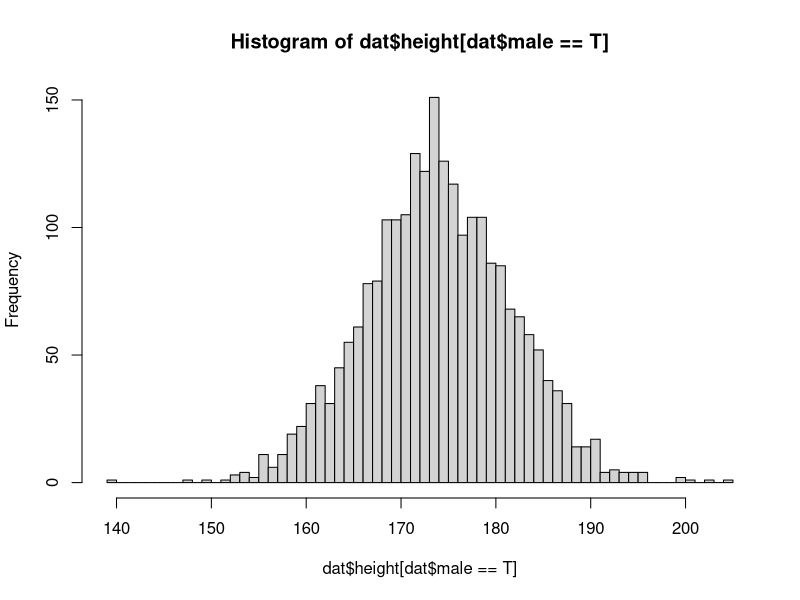
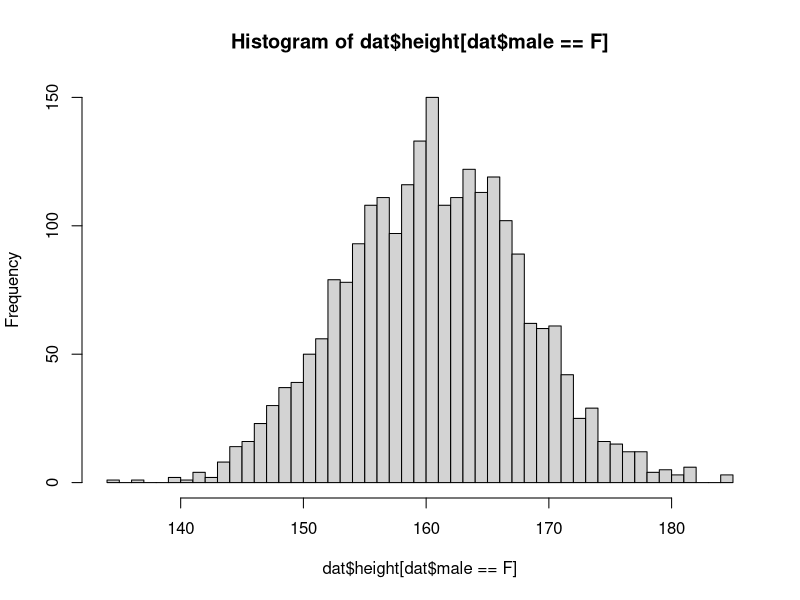
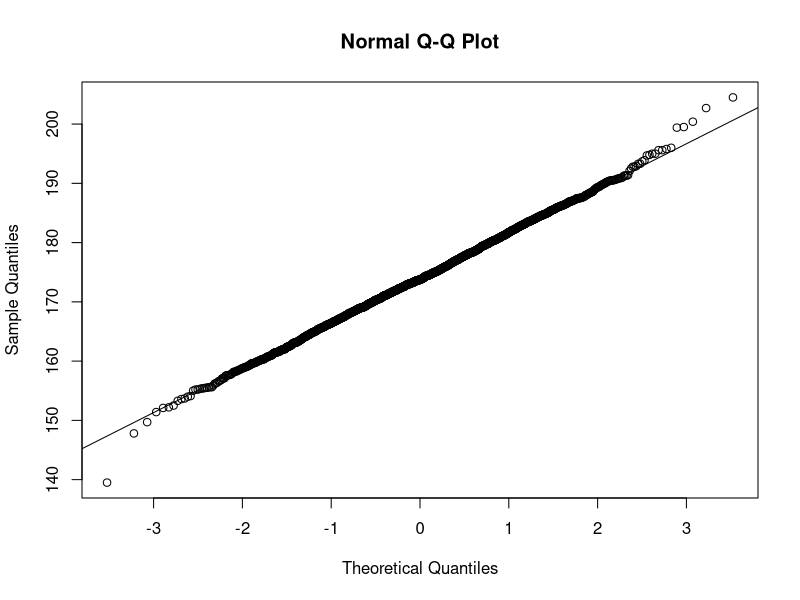
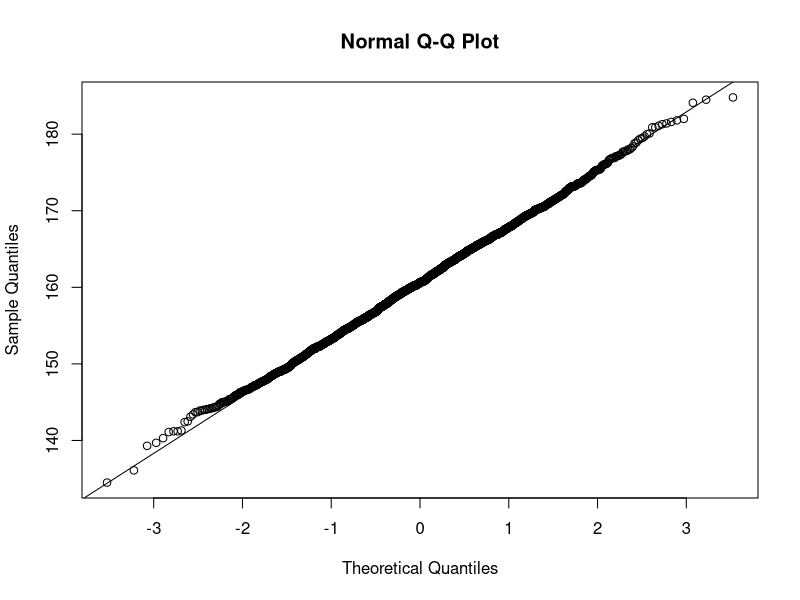

The R script that drew these images, in order:
## ---- chunk 1
dat <- read.csv("NHANES1.csv")

# make factors
integer_info <- sapply(dat, is.integer)
dat[integer_info] <- lapply(dat[integer_info], as.factor)

## ---- chunk 2
hist(dat$height[dat$male==T],breaks=50)
hist(dat$height[dat$male==F],breaks=50)

# diagonal line , all points should lie on that line
qqnorm(dat$height[dat$male==T])
qqline(dat$height[dat$male==T])
qqnorm(dat$height[dat$male==F])
qqline(dat$height[dat$male==F])

## ---- chunk 3
low <- mean(dat$height[dat$male],na.rm=T) - qnorm(0.975)*sqrt(64/(length(dat$height[dat$male])-sum(is.na(dat$height[dat$male]))))
up<- mean(dat$height[dat$male],na.rm=T) + qnorm(0.975)*sqrt(64/(length(dat$height[dat$male])-sum(is.na(dat$height[dat$male]))))
c(low,up)

## ---- chunk 4
low <- mean(dat$height[!dat$male],na.rm=T) - qnorm(0.95)*sqrt(64/(length(dat$height[!dat$male])-sum(is.na(dat$height[!dat$male]))))
up<- mean(dat$height[!dat$male],na.rm=T) + qnorm(0.95)*sqrt(64/(length(dat$height[!dat$male])-sum(is.na(dat$height[!dat$male]))))
c(low,up)
